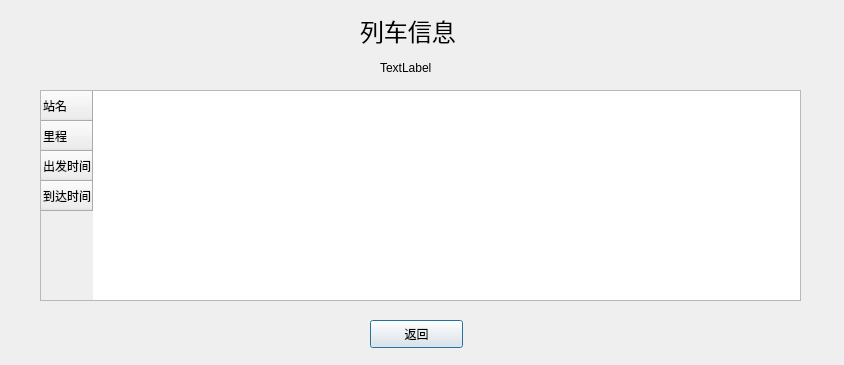
<?xml version="1.0" encoding="UTF-8"?>
<ui version="4.0">
 <class>Ticket</class>
 <widget class="QDialog" name="Ticket">
  <property name="geometry">
   <rect>
    <x>0</x>
    <y>0</y>
    <width>844</width>
    <height>365</height>
   </rect>
  </property>
  <property name="windowTitle">
   <string>Dialog</string>
  </property>
  <widget class="QLabel" name="label_3">
   <property name="geometry">
    <rect>
     <x>360</x>
     <y>10</y>
     <width>121</width>
     <height>41</height>
    </rect>
   </property>
   <property name="font">
    <font>
     <family>等线</family>
     <pointsize>18</pointsize>
    </font>
   </property>
   <property name="text">
    <string>列车信息</string>
   </property>
  </widget>
  <widget class="QLabel" name="label">
   <property name="geometry">
    <rect>
     <x>380</x>
     <y>60</y>
     <width>72</width>
     <height>15</height>
    </rect>
   </property>
   <property name="text">
    <string>TextLabel</string>
   </property>
  </widget>
  <widget class="QTableWidget" name="tableWidget">
   <property name="geometry">
    <rect>
     <x>40</x>
     <y>90</y>
     <width>761</width>
     <height>211</height>
    </rect>
   </property>
   <row>
    <property name="text">
     <string>站名</string>
    </property>
   </row>
   <row>
    <property name="text">
     <string>里程</string>
    </property>
   </row>
   <row>
    <property name="text">
     <string>出发时间</string>
    </property>
   </row>
   <row>
    <property name="text">
     <string>到达时间</string>
    </property>
   </row>
  </widget>
  <widget class="QPushButton" name="pushButton">
   <property name="geometry">
    <rect>
     <x>370</x>
     <y>320</y>
     <width>93</width>
     <height>28</height>
    </rect>
   </property>
   <property name="text">
    <string>返回</string>
   </property>
  </widget>
 </widget>
 <resources/>
 <connections/>
</ui>
